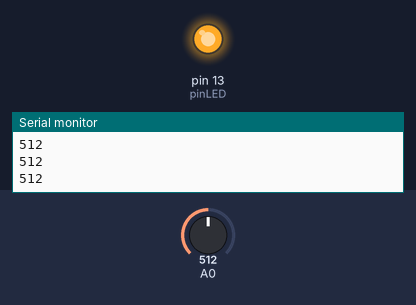
Simulated run of this sketch. Board: Arduino Uno, built with avr-gcc and run on an emulated ATmega328P. Shown: output pins drawn as LEDs (lit = HIGH), the last lines printed to the serial monitor. Inputs (shaded band) come from the test bench; at power-on: A0 = 512.

Above: at 1.2 s.
1.3 s: A0 set to 587
2.8 s: A0 set to 618
At 3.6 s:
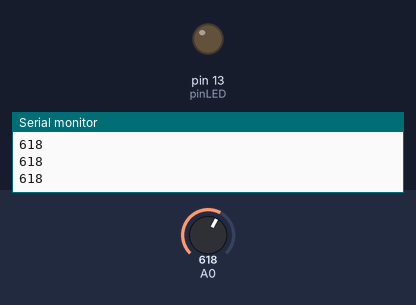
4.3 s: A0 set to 590
At 4.6 s:
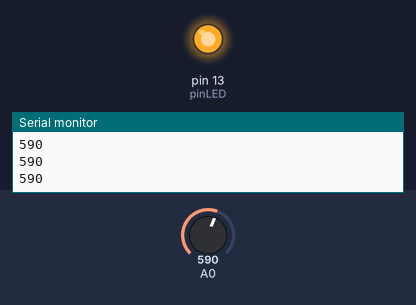
5.8 s: A0 set to 610
At 7.1 s:
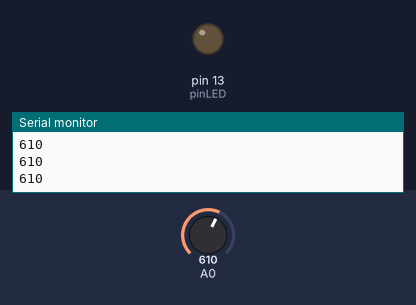
Timing chart, 0 to 8.3 s (numbered marks = the images above; inputs shaded):
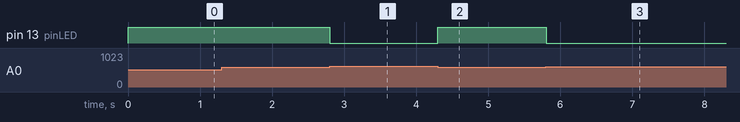

The sketch:

6.fotosensor.ino
```cpp
// Detector de luz con LDR
//http://www.practicasconarduino.com/manualrapido/detector_de_luz.html

const int pinLED = 13;
void setup() {

  pinMode(pinLED, OUTPUT);
  Serial.begin(9600);
}

void loop() {

  int v = analogRead(A0);
  // El valor 600 (siguiente línea) se debe de ajustar dependiendo de la luz en el local
  // y del valor de la resistencia pull-down
  // poca luz -> v pequeño, mucha luz -> v grande.
  if (v < 600) digitalWrite(pinLED, HIGH);
  else digitalWrite(pinLED, LOW);
  Serial.println(v);
}
```

Measured:
- the behaviour switches between 599 and 600 on A0 (found by bisection; images 0 and 1)
- after the input at 2.8 s, pin 13 (pinLED): HIGH → LOW at once
- after the input at 4.3 s, pin 13 (pinLED): LOW → HIGH at once
- after the input at 5.8 s, pin 13 (pinLED): HIGH → LOW at once
